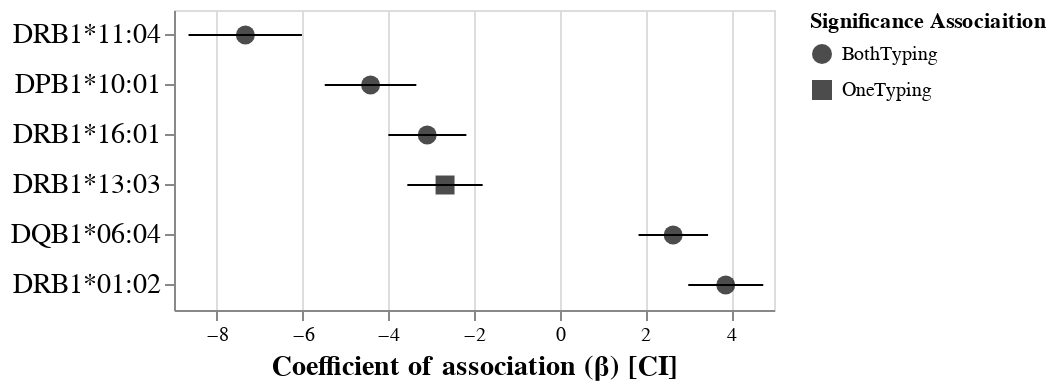

Notebook code for this chart:
### Code cell
model3Plot

### Figure 1 — Vega-Lite specification as saved in the notebook (floating-point values rounded to 4 significant figures)
{"config": {"view": {"continuousWidth": 400, "continuousHeight": 300}}, "layer": [{"mark": "errorbar", "encoding": {"shape": {"type": "nominal", "field": "aType", "legend": {"title": "Significance Associaition"}, "scale": {"domain": ["BothTyping", "OneTyping"], "range": ["circle", "square"]}}, "x": {"type": "quantitative", "axis": {"title": ""}, "field": "lCI"}, "x2": {"field": "mCI"}, "y": {"type": "nominal", "axis": {"labelFontSize": 14, "title": ""}, "field": "allele", "sort": ["DRB1*11:04", "DPB1*10:01", "DRB1*16:01", "DRB1*13:03", "DQB1*06:04", "DRB1*01:02"]}}, "height": 150, "width": 300}, {"mark": {"type": "point", "color": "black", "filled": true, "size": 90}, "encoding": {"shape": {"type": "nominal", "field": "aType", "legend": {"title": "Significance Associaition"}, "scale": {"domain": ["BothTyping", "OneTyping"], "range": ["circle", "square"]}}, "x": {"type": "quantitative", "axis": {"title": "Coefficient of association (β) [CI]", "titleFontSize": 14}, "field": "coef_mean"}, "y": {"type": "nominal", "field": "allele", "sort": ["DRB1*11:04", "DPB1*10:01", "DRB1*16:01", "DRB1*13:03", "DQB1*06:04", "DRB1*01:02"]}}, "height": 150, "width": 300}], "data": {"name": "data-cdcbc254a231dfe501003e80d324fda8"}, "$schema": "https://vega.github.io/schema/vega-lite/v4.8.1.json", "datasets": {"data-cdcbc254a231dfe501003e80d324fda8": [{"allele": "DRB1*11:04", "coef_mean": -7.334, "lCI": -8.661, "mCI": -6.015, "aType": "BothTyping"}, {"allele": "DPB1*10:01", "coef_mean": -4.414, "lCI": -5.482, "mCI": -3.346, "aType": "BothTyping"}, {"allele": "DRB1*16:01", "coef_mean": -3.092, "lCI": -3.998, "mCI": -2.178, "aType": "BothTyping"}, {"allele": "DRB1*13:03", "coef_mean": -2.675, "lCI": -3.555, "mCI": -1.798, "aType": "OneTyping"}, {"allele": "DQB1*06:04", "coef_mean": 2.647, "lCI": 1.84, "mCI": 3.462, "aType": "BothTyping"}, {"allele": "DRB1*01:02", "coef_mean": 3.873, "lCI": 3.0, "mCI": 4.749, "aType": "BothTyping"}]}}
